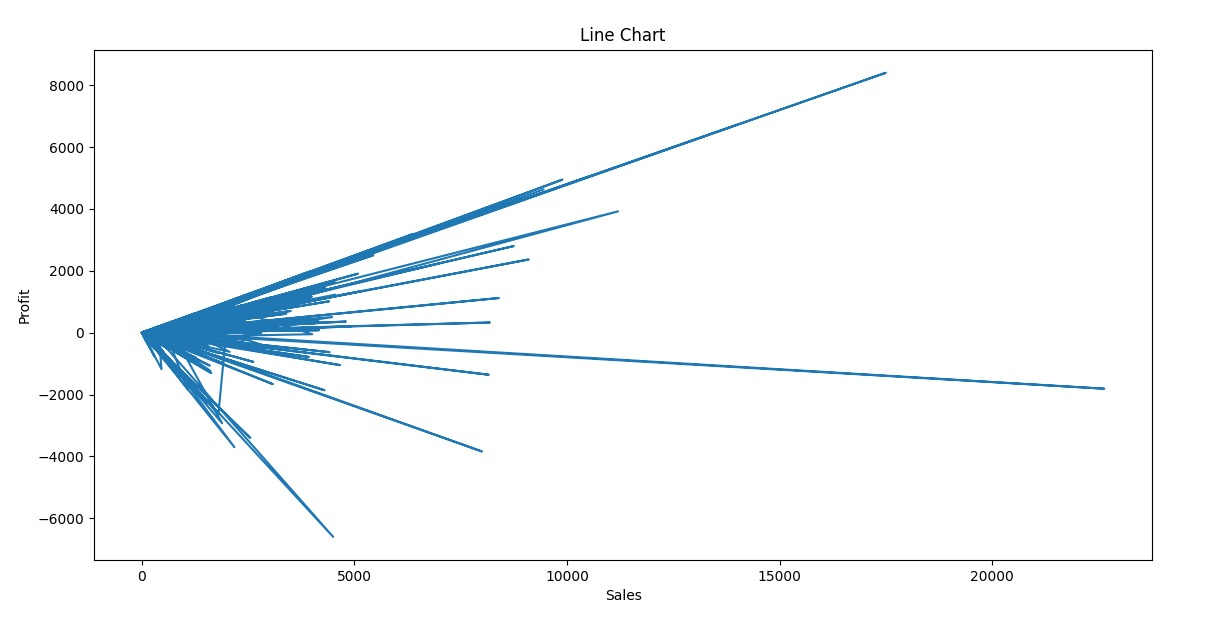

This figure's Python source:
import pandas as pd
import matplotlib.pyplot as plt
import numpy as np

data = pd.read_csv('SampleSuperstore.csv')

# Create a figure and axis
fig, ax = plt.subplots()

# Plot the data
ax.plot(data['Sales'],data['Profit'])

# Set title and labels
ax.set_title("Line Chart")
ax.set_xlabel("Sales")
ax.set_ylabel("Profit")

# Show plot
plt.show()
